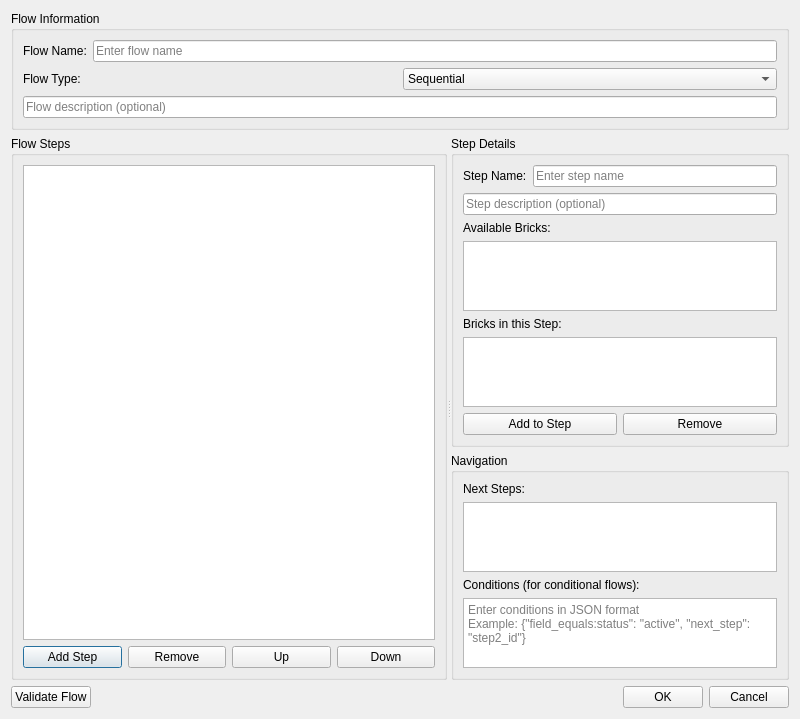
<?xml version="1.0" encoding="UTF-8"?>
<ui version="4.0">
 <class>FlowEditorDialog</class>
 <widget class="QDialog" name="FlowEditorDialog">
  <property name="geometry">
   <rect>
    <x>0</x>
    <y>0</y>
    <width>800</width>
    <height>600</height>
   </rect>
  </property>
  <property name="windowTitle">
   <string>Flow Editor</string>
  </property>
  <layout class="QVBoxLayout" name="dialogLayout">
   <item>
    <widget class="QGroupBox" name="flowInfoGroupBox">
     <property name="title">
      <string>Flow Information</string>
     </property>
     <layout class="QVBoxLayout" name="flowInfoLayout">
      <item>
       <layout class="QHBoxLayout" name="flowNameLayout">
        <item>
         <widget class="QLabel" name="flowNameLabel">
          <property name="text">
           <string>Flow Name:</string>
          </property>
         </widget>
        </item>
        <item>
         <widget class="QLineEdit" name="flowNameLineEdit">
          <property name="placeholderText">
           <string>Enter flow name</string>
          </property>
         </widget>
        </item>
       </layout>
      </item>
      <item>
       <layout class="QHBoxLayout" name="flowTypeLayout">
        <item>
         <widget class="QLabel" name="flowTypeLabel">
          <property name="text">
           <string>Flow Type:</string>
          </property>
         </widget>
        </item>
        <item>
         <widget class="QComboBox" name="flowTypeComboBox">
          <item>
           <property name="text">
            <string>Sequential</string>
           </property>
          </item>
          <item>
           <property name="text">
            <string>Conditional</string>
           </property>
          </item>
          <item>
           <property name="text">
            <string>Parallel</string>
           </property>
          </item>
          <item>
           <property name="text">
            <string>Dynamic</string>
           </property>
          </item>
         </widget>
        </item>
       </layout>
      </item>
      <item>
       <widget class="QLineEdit" name="flowDescriptionLineEdit">
        <property name="placeholderText">
         <string>Flow description (optional)</string>
        </property>
       </widget>
      </item>
     </layout>
    </widget>
   </item>
   <item>
    <widget class="QSplitter" name="editorSplitter">
     <property name="orientation">
      <enum>Qt::Horizontal</enum>
     </property>
     <widget class="QWidget" name="stepsPanel" native="true">
      <layout class="QVBoxLayout" name="stepsPanelLayout">
       <item>
        <widget class="QGroupBox" name="stepsGroupBox">
         <property name="title">
          <string>Flow Steps</string>
         </property>
         <layout class="QVBoxLayout" name="stepsLayout">
          <item>
           <widget class="QListWidget" name="stepsListWidget">
            <property name="toolTip">
             <string>Flow steps in order</string>
            </property>
           </widget>
          </item>
          <item>
           <layout class="QHBoxLayout" name="stepButtonsLayout">
            <item>
             <widget class="QPushButton" name="addStepButton">
              <property name="text">
               <string>Add Step</string>
              </property>
             </widget>
            </item>
            <item>
             <widget class="QPushButton" name="removeStepButton">
              <property name="text">
               <string>Remove</string>
              </property>
             </widget>
            </item>
            <item>
             <widget class="QPushButton" name="moveUpButton">
              <property name="text">
               <string>Up</string>
              </property>
             </widget>
            </item>
            <item>
             <widget class="QPushButton" name="moveDownButton">
              <property name="text">
               <string>Down</string>
              </property>
             </widget>
            </item>
           </layout>
          </item>
         </layout>
        </widget>
       </item>
      </layout>
     </widget>
     <widget class="QWidget" name="stepDetailsPanel" native="true">
      <layout class="QVBoxLayout" name="stepDetailsPanelLayout">
       <item>
        <widget class="QGroupBox" name="stepDetailsGroupBox">
         <property name="title">
          <string>Step Details</string>
         </property>
         <layout class="QVBoxLayout" name="stepDetailsLayout">
          <item>
           <layout class="QHBoxLayout" name="stepNameLayout">
            <item>
             <widget class="QLabel" name="stepNameLabel">
              <property name="text">
               <string>Step Name:</string>
              </property>
             </widget>
            </item>
            <item>
             <widget class="QLineEdit" name="stepNameLineEdit">
              <property name="placeholderText">
               <string>Enter step name</string>
              </property>
             </widget>
            </item>
           </layout>
          </item>
          <item>
           <widget class="QLineEdit" name="stepDescriptionLineEdit">
            <property name="placeholderText">
             <string>Step description (optional)</string>
            </property>
           </widget>
          </item>
          <item>
           <widget class="QLabel" name="availableBricksLabel">
            <property name="text">
             <string>Available Bricks:</string>
            </property>
           </widget>
          </item>
          <item>
           <widget class="QListWidget" name="availableBricksListWidget">
            <property name="toolTip">
             <string>Bricks available for this step</string>
            </property>
           </widget>
          </item>
          <item>
           <widget class="QLabel" name="stepBricksLabel">
            <property name="text">
             <string>Bricks in this Step:</string>
            </property>
           </widget>
          </item>
          <item>
           <widget class="QListWidget" name="stepBricksListWidget">
            <property name="toolTip">
             <string>Bricks assigned to this step</string>
            </property>
           </widget>
          </item>
          <item>
           <layout class="QHBoxLayout" name="brickButtonsLayout">
            <item>
             <widget class="QPushButton" name="addBrickToStepButton">
              <property name="text">
               <string>Add to Step</string>
              </property>
             </widget>
            </item>
            <item>
             <widget class="QPushButton" name="removeBrickFromStepButton">
              <property name="text">
               <string>Remove</string>
              </property>
             </widget>
            </item>
           </layout>
          </item>
         </layout>
        </widget>
       </item>
       <item>
        <widget class="QGroupBox" name="navigationGroupBox">
         <property name="title">
          <string>Navigation</string>
         </property>
         <layout class="QVBoxLayout" name="navigationLayout">
          <item>
           <widget class="QLabel" name="nextStepsLabel">
            <property name="text">
             <string>Next Steps:</string>
            </property>
           </widget>
          </item>
          <item>
           <widget class="QListWidget" name="nextStepsListWidget">
            <property name="toolTip">
             <string>Possible next steps</string>
            </property>
           </widget>
          </item>
          <item>
           <widget class="QLabel" name="conditionsLabel">
            <property name="text">
             <string>Conditions (for conditional flows):</string>
            </property>
           </widget>
          </item>
          <item>
           <widget class="QTextEdit" name="conditionsTextEdit">
            <property name="maximumHeight">
             <number>100</number>
            </property>
            <property name="placeholderText">
             <string>Enter conditions in JSON format
Example: {"field_equals:status": "active", "next_step": "step2_id"}</string>
            </property>
           </widget>
          </item>
         </layout>
        </widget>
       </item>
      </layout>
     </widget>
    </widget>
   </item>
   <item>
    <layout class="QHBoxLayout" name="dialogButtonsLayout">
     <item>
      <widget class="QPushButton" name="validateFlowButton">
       <property name="text">
        <string>Validate Flow</string>
       </property>
      </widget>
     </item>
     <item>
      <spacer name="horizontalSpacer">
       <property name="orientation">
        <enum>Qt::Horizontal</enum>
       </property>
       <property name="sizeHint" stdset="0">
        <size>
         <width>40</width>
         <height>20</height>
        </size>
       </property>
      </spacer>
     </item>
     <item>
      <widget class="QPushButton" name="okButton">
       <property name="text">
        <string>OK</string>
       </property>
      </widget>
     </item>
     <item>
      <widget class="QPushButton" name="cancelButton">
       <property name="text">
        <string>Cancel</string>
       </property>
      </widget>
     </item>
    </layout>
   </item>
  </layout>
 </widget>
 <resources/>
 <connections/>
</ui>
